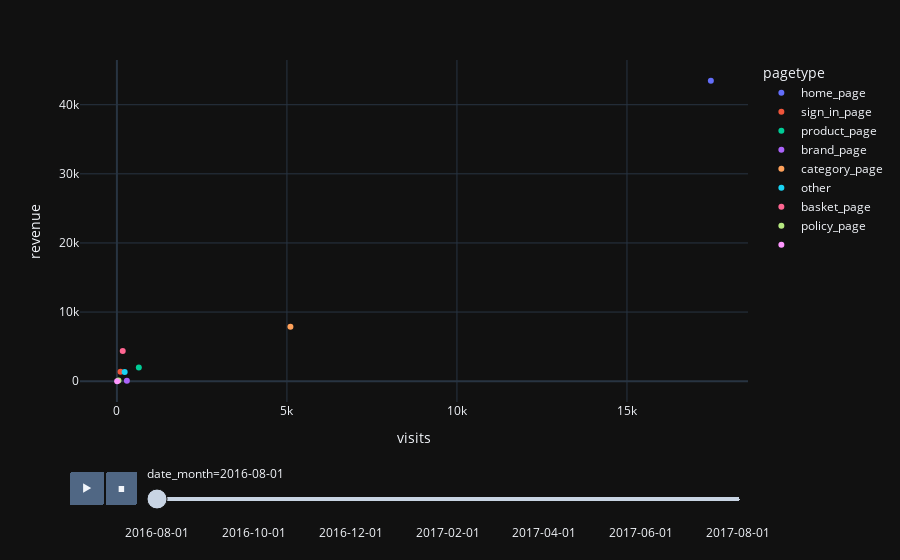

The notebook cell saved with this chart:
### Code cell
from src.trend_data.animate import get_trend_scatter_animation
get_trend_scatter_animation(clickstream_2016_pagetypes, x_axis="visits", y_axis="revenue", date_to_animate="date_month", animation_group="pagetype", color="pagetype")

### Figure 1 — Plotly figure (JSON) as saved in the notebook; plotly's stock layout.template omitted (floating-point values rounded to 4 significant figures)
{"data": [{"hovertemplate": "pagetype=home_page<br>date_month=2016-08-01<br>visits=%{x}<br>revenue=%{y}<extra></extra>", "ids": ["home_page"], "legendgroup": "home_page", "marker": {"color": "#636efa", "symbol": "circle"}, "mode": "markers", "name": "home_page", "orientation": "v", "showlegend": true, "type": "scatter", "x": [17467], "xaxis": "x", "y": [43460.0], "yaxis": "y"}, {"hovertemplate": "pagetype=sign_in_page<br>date_month=2016-08-01<br>visits=%{x}<br>revenue=%{y}<extra></extra>", "ids": ["sign_in_page"], "legendgroup": "sign_in_page", "marker": {"color": "#EF553B", "symbol": "circle"}, "mode": "markers", "name": "sign_in_page", "orientation": "v", "showlegend": true, "type": "scatter", "x": [106], "xaxis": "x", "y": [1356.0], "yaxis": "y"}, {"hovertemplate": "pagetype=product_page<br>date_month=2016-08-01<br>visits=%{x}<br>revenue=%{y}<extra></extra>", "ids": ["product_page"], "legendgroup": "product_page", "marker": {"color": "#00cc96", "symbol": "circle"}, "mode": "markers", "name": "product_page", "orientation": "v", "showlegend": true, "type": "scatter", "x": [645], "xaxis": "x", "y": [1973.0], "yaxis": "y"}, {"hovertemplate": "pagetype=brand_page<br>date_month=2016-08-01<br>visits=%{x}<br>revenue=%{y}<extra></extra>", "ids": ["brand_page"], "legendgroup": "brand_page", "marker": {"color": "#ab63fa", "symbol": "circle"}, "mode": "markers", "name": "brand_page", "orientation": "v", "showlegend": true, "type": "scatter", "x": [293], "xaxis": "x", "y": [57.96], "yaxis": "y"}, {"hovertemplate": "pagetype=category_page<br>date_month=2016-08-01<br>visits=%{x}<br>revenue=%{y}<extra></extra>", "ids": ["category_page"], "legendgroup": "category_page", "marker": {"color": "#FFA15A", "symbol": "circle"}, "mode": "markers", "name": "category_page", "orientation": "v", "showlegend": true, "type": "scatter", "x": [5103], "xaxis": "x", "y": [7863.0], "yaxis": "y"}, {"hovertemplate": "pagetype=other<br>date_month=2016-08-01<br>visits=%{x}<br>revenue=%{y}<extra></extra>", "ids": ["other"], "legendgroup": "other", "marker": {"color": "#19d3f3", "symbol": "circle"}, "mode": "markers", "name": "other", "orientation": "v", "showlegend": true, "type": "scatter", "x": [228], "xaxis": "x", "y": [1322.0], "yaxis": "y"}, {"hovertemplate": "pagetype=basket_page<br>date_month=2016-08-01<br>visits=%{x}<br>revenue=%{y}<extra></extra>", "ids": ["basket_page"], "legendgroup": "basket_page", "marker": {"color": "#FF6692", "symbol": "circle"}, "mode": "markers", "name": "basket_page", "orientation": "v", "showlegend": true, "type": "scatter", "x": [171], "xaxis": "x", "y": [4349.0], "yaxis": "y"}, {"hovertemplate": "pagetype=policy_page<br>date_month=2016-08-01<br>visits=%{x}<br>revenue=%{y}<extra></extra>", "ids": ["policy_page"], "legendgroup": "policy_page", "marker": {"color": "#B6E880", "symbol": "circle"}, "mode": "markers", "name": "policy_page", "orientation": "v", "showlegend": true, "type": "scatter", "x": [45], "xaxis": "x", "y": [100.6], "yaxis": "y"}, {"hovertemplate": "pagetype= <br>date_month=2016-08-01<br>visits=%{x}<br>revenue=%{y}<extra></extra>", "ids": [" "], "legendgroup": " ", "marker": {"color": "#FF97FF", "symbol": "circle"}, "mode": "markers", "name": " ", "orientation": "v", "showlegend": true, "type": "scatter", "x": [7], "xaxis": "x", "y": [0], "yaxis": "y"}], "layout": {"legend": {"title": {"text": "pagetype"}, "tracegroupgap": 0}, "margin": {"t": 60}, "sliders": [{"active": 0, "currentvalue": {"prefix": "date_month="}, "len": 0.9, "pad": {"b": 10, "t": 60}, "steps": [{"args": [["2016-08-01"], {"frame": {"duration": 0, "redraw": false}, "fromcurrent": true, "mode": "immediate", "transition": {"duration": 0, "easing": "linear"}}], "label": "2016-08-01", "method": "animate"}, {"args": [["2016-09-01"], {"frame": {"duration": 0, "redraw": false}, "fromcurrent": true, "mode": "immediate", "transition": {"duration": 0, "easing": "linear"}}], "label": "2016-09-01", "method": "animate"}, {"args": [["2016-10-01"], {"frame": {"duration": 0, "redraw": false}, "fromcurrent": true, "mode": "immediate", "transition": {"duration": 0, "easing": "linear"}}], "label": "2016-10-01", "method": "animate"}, {"args": [["2016-11-01"], {"frame": {"duration": 0, "redraw": false}, "fromcurrent": true, "mode": "immediate", "transition": {"duration": 0, "easing": "linear"}}], "label": "2016-11-01", "method": "animate"}, {"args": [["2016-12-01"], {"frame": {"duration": 0, "redraw": false}, "fromcurrent": true, "mode": "immediate", "transition": {"duration": 0, "easing": "linear"}}], "label": "2016-12-01", "method": "animate"}, {"args": [["2017-01-01"], {"frame": {"duration": 0, "redraw": false}, "fromcurrent": true, "mode": "immediate", "transition": {"duration": 0, "easing": "linear"}}], "label": "2017-01-01", "method": "animate"}, {"args": [["2017-02-01"], {"frame": {"duration": 0, "redraw": false}, "fromcurrent": true, "mode": "immediate", "transition": {"duration": 0, "easing": "linear"}}], "label": "2017-02-01", "method": "animate"}, {"args": [["2017-03-01"], {"frame": {"duration": 0, "redraw": false}, "fromcurrent": true, "mode": "immediate", "transition": {"duration": 0, "easing": "linear"}}], "label": "2017-03-01", "method": "animate"}, {"args": [["2017-04-01"], {"frame": {"duration": 0, "redraw": false}, "fromcurrent": true, "mode": "immediate", "transition": {"duration": 0, "easing": "linear"}}], "label": "2017-04-01", "method": "animate"}, {"args": [["2017-05-01"], {"frame": {"duration": 0, "redraw": false}, "fromcurrent": true, "mode": "immediate", "transition": {"duration": 0, "easing": "linear"}}], "label": "2017-05-01", "method": "animate"}, {"args": [["2017-06-01"], {"frame": {"duration": 0, "redraw": false}, "fromcurrent": true, "mode": "immediate", "transition": {"duration": 0, "easing": "linear"}}], "label": "2017-06-01", "method": "animate"}, {"args": [["2017-07-01"], {"frame": {"duration": 0, "redraw": false}, "fromcurrent": true, "mode": "immediate", "transition": {"duration": 0, "easing": "linear"}}], "label": "2017-07-01", "method": "animate"}, {"args": [["2017-08-01"], {"frame": {"duration": 0, "redraw": false}, "fromcurrent": true, "mode": "immediate", "transition": {"duration": 0, "easing": "linear"}}], "label": "2017-08-01", "method": "animate"}], "x": 0.1, "xanchor": "left", "y": 0, "yanchor": "top"}], "updatemenus": [{"buttons": [{"args": [null, {"frame": {"duration": 500, "redraw": false}, "fromcurrent": true, "mode": "immediate", "transition": {"duration": 500, "easing": "linear"}}], "label": "&#9654;", "method": "animate"}, {"args": [[null], {"frame": {"duration": 0, "redraw": false}, "fromcurrent": true, "mode": "immediate", "transition": {"duration": 0, "easing": "linear"}}], "label": "&#9724;", "method": "animate"}], "direction": "left", "pad": {"r": 10, "t": 70}, "showactive": false, "type": "buttons", "x": 0.1, "xanchor": "right", "y": 0, "yanchor": "top"}], "xaxis": {"anchor": "y", "domain": [0, 1], "title": {"text": "visits"}}, "yaxis": {"anchor": "x", "domain": [0, 1], "title": {"text": "revenue"}}}}
